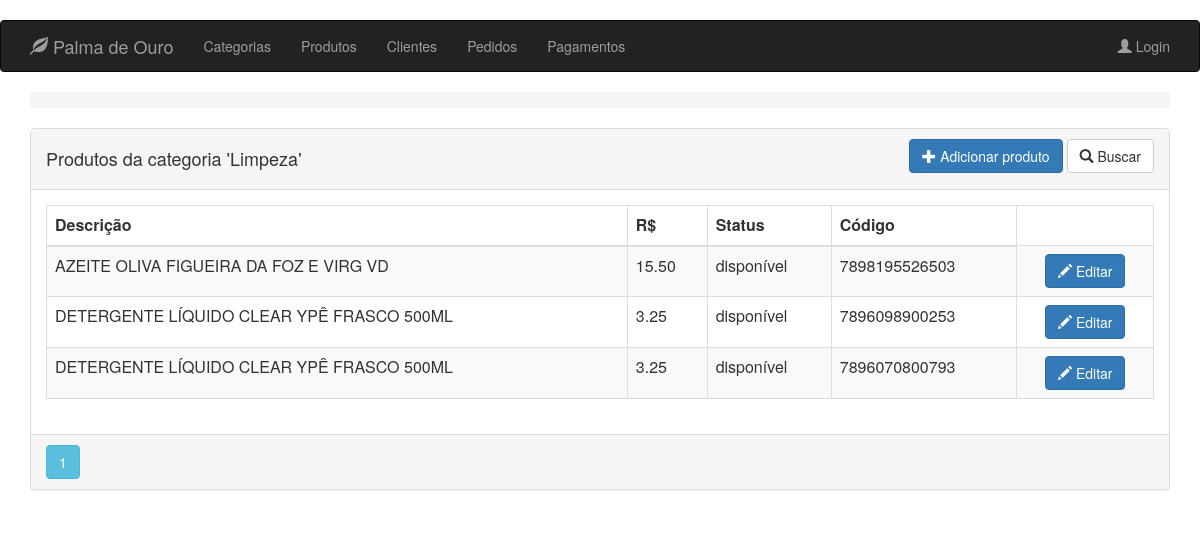
The page /category/1/product on the database as committed earlier.
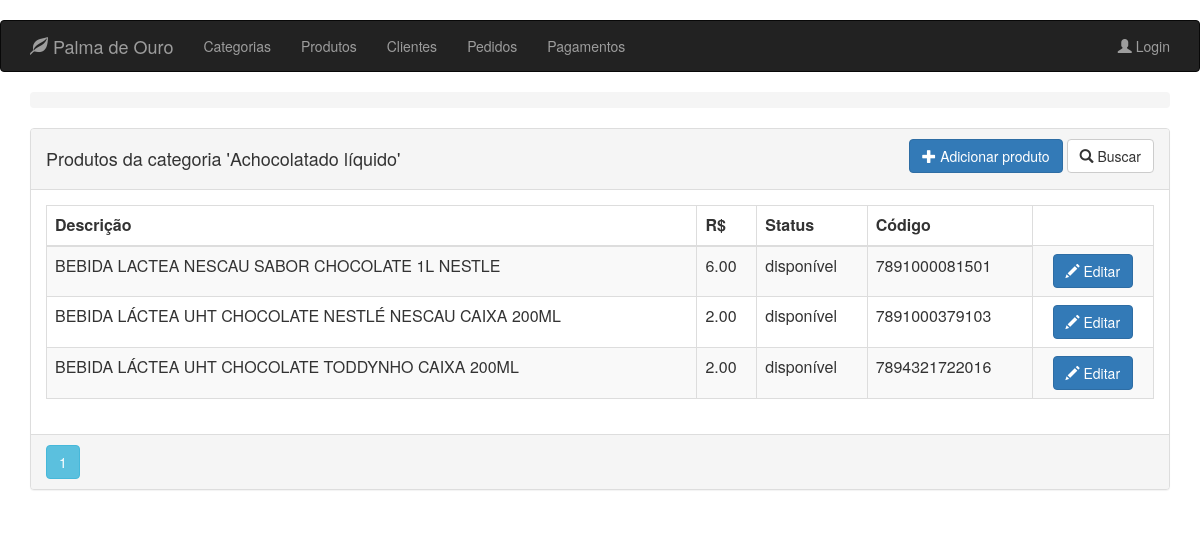
The same page on the database as committed later.
### app/models.py (models this page shows, shortened)
class Category(db.Model):
    __tablename__ = 'categories'
    id = db.Column(db.Integer, primary_key=True)
    title = db.Column(db.String(32), index=True, nullable=False)

class Product(db.Model):
    __tablename__ = 'products'
    id = db.Column(db.Integer, primary_key=True)
    description = db.Column(db.String(64))
    image_file = db.Column(db.String(32), default='default.jpg')
    unit_cost = db.Column(db.Numeric(6, 2), nullable=False)
    is_available = db.Column(db.Boolean, nullable=False)
    code = db.Column(db.String(13), unique=True, nullable=False)
    category_id = db.Column(db.Integer, ForeignKey('categories.id'), nullable=False)
    category = relationship("Category", backref=backref('products', order_by=description))
    __table_args__ = (CheckConstraint(unit_cost >= 0.00, name='unit_cost_positive'),)

### app/routes/category/routes.py (the view)
@blueprint_category.route('/category/<int:id>/product')
@register_breadcrumb(blueprint_category, '.id', '', dynamic_list_constructor=view_category_dlc)
def products_of(id):
    category = Category.query.get_or_404(id)
    page = request.args.get('page', 1, type=int)
    products = Product.query.filter_by(category=category).order_by(Product.description).paginate(page, per_page=10)
    return render_template('category/productsof.html', category=category, all_products=products)

### app/templates/category/productsof.html (shortened to what this page needs)
{% extends "base.html" %}
{% block page_content %}
<div class="panel panel-default">
    <div class="panel-heading">
        <div class="row">
            <div class="col col-xs-6">
                <h4>Produtos da categoria '{{ category.title }}'</h4>
            </div>
            <div class="col col-xs-6 text-right">
                <a href="{{ url_for('blueprint_category.new_product',id=category.id) }}"
                   class="btn btn-primary">
                    <span class="glyphicon glyphicon-plus"></span>
                    Adicionar produto
                </a>
                <a href="{{ url_for('blueprint_product.search_product') }}"
                   class="btn btn-default">
                    <span class="glyphicon glyphicon-search"></span>
                    Buscar
                </a>
            </div>
            <div class="btn-group col-md-4 text-right">
            </div>
        </div>
    </div>
    <div class="panel-body">
        <table class="table table-striped table-responsive table-bordered">
            <thead>
                <tr>
                    <th>Descrição</th>
                    <th>R$</th>
                    <th>Status</th>
                    <th>Código</th>
                </tr>
            </thead>
            <tbody>
                {% for product in all_products.items %}
                <tr>
                    <td>{{ product.description }}</td>
                    <td>{{ product.unit_cost }}</td>
                    {% if product.is_available %}
                    <td>disponível</td>
                    {% else %}
                    <td>indisponível</td>
                    {% endif %}
                    <td>{{ product.code }}</td>
                    <td align="center">
                        <a href="{{ url_for('blueprint_product.update_product',id=product.id) }}"
                           class="btn btn-primary">
                            <i class="glyphicon glyphicon-pencil"></i> Editar
                        </a>
                    </td>
                </tr>
                {% endfor %}
            </tbody>
        </table>
    </div>
    <div class="panel-footer p-0">
        {% for page_number in all_products.iter_pages(left_edge=1,right_edge=1,left_current=1,right_current=2) %}
        {% if page_number %}
        {% if all_products.page == page_number %}
        <a class="btn btn-info mb-4"
           href="{{ url_for('blueprint_product.get_products',page=page_number) }}">{{ page_number }}</a>
        {% else %}
        <a class="btn btn-outline-info mb-4"
           href="{{ url_for('blueprint_product.get_products',page=page_number) }}">{{ page_number }}</a>
        {% endif %}
        {% else %}
        ...
        {% endif %}
        {% endfor %}
    </div>
</div>
{% endblock %}

### app/templates/base.html (shortened to what this page needs)
﻿{% extends "bootstrap/base.html" %}
    {% block head %}
    {{ super() }}
    {% endblock %}
    {% block navbar %}
    <header>
        <nav class="navbar navbar-inverse">
            <div class="container">
                <div class="navbar-header">
                    <a class="navbar-brand" href="{{ url_for('blueprint_client.get_clients') }}">
                        <span class="glyphicon glyphicon-leaf"></span> Palma de Ouro
                    </a>
                </div>
                <ul class="nav navbar-nav">
                    <li>
                        <a class="nav-item nav-link"
                           href="{{ url_for('blueprint_category.get_categories') }}">Categorias</a>
                    </li>
                    <li>
                        <a class="nav-item nav-link" href="{{ url_for('blueprint_product.get_products') }}">Produtos</a>
                    </li>
                    <li>
                        <a class="nav-item nav-link"
                           href="{{ url_for('blueprint_client.get_clients') }}">Clientes</a>
                    </li>
                    <li>
                        <a class="nav-item nav-link"
                           href="{{ url_for('blueprint_order.get_orders') }}">Pedidos</a>
                    </li>
                    <li>
                        <a class="nav-item nav-link"
                           href="{{ url_for('blueprint_payment.get_payment') }}">Pagamentos</a>
                    </li>
                </ul>
                <ul class="nav navbar-nav navbar-right">
                    {% if current_user.is_authenticated %}
                    <li>
                        <a class="nav-item nav-link" href="{{ url_for('blueprint_clerk.account') }}">
                            <span class="glyphicon glyphicon-user"></span>
                            {{ current_user.name }}
                        </a>
                        <div id="clerk-id" data-url="{{ current_user.id }}"></div>
                    </li>
                    <li>
                        <a class="nav-item nav-link" href="{{ url_for('blueprint_clerk.logout') }}">
                            <span class="glyphicon glyphicon-log-in"></span>
                            Logout
                        </a>
                    </li>
                    {% else %}
                    <li>
                        <a class="nav-item nav-link" href="{{ url_for('blueprint_clerk.login') }}">
                            <span class="glyphicon glyphicon-user"></span> Login
                        </a>
                    </li>
                    {% endif %}
                </ul>
            </div>
        </nav>
        <div class="container pt-3">
            <nav aria-label="breadcrumb">
                <ol class="breadcrumb primary-color">
                </ol>
            </nav>
        </div>
    </header>
    {% endblock %}
        {% block content  %}
        <div class="container pt-3">
            {% block page_content %}
            {% endblock %}
        </div>
        {% endblock %}

Rows that differ between the two databases and show on the page:
changed Category: title "Limpeza" → "Achocolatado líquido"
changed Product: description "DETERGENTE LÍQUIDO CLEAR YPÊ FRASCO 500ML" → "BEBIDA LACTEA NESCAU SABOR CHOCOLATE 1L NESTLE"; unit_cost "3.25" → "6.00"; code "7896098900253" → "7891000081501"
changed Product: description "DETERGENTE LÍQUIDO CLEAR YPÊ FRASCO 500ML" → "BEBIDA LÁCTEA UHT CHOCOLATE NESTLÉ NESCAU CAIXA 200ML"; unit_cost "3.25" → "2.00"; code "7896070800793" → "7891000379103"
changed Product: description "AZEITE OLIVA FIGUEIRA DA FOZ E VIRG VD" → "BEBIDA LÁCTEA UHT CHOCOLATE TODDYNHO CAIXA 200ML"; unit_cost "15.50" → "2.00"; code "7898195526503" → "7894321722016"; moves down the list
